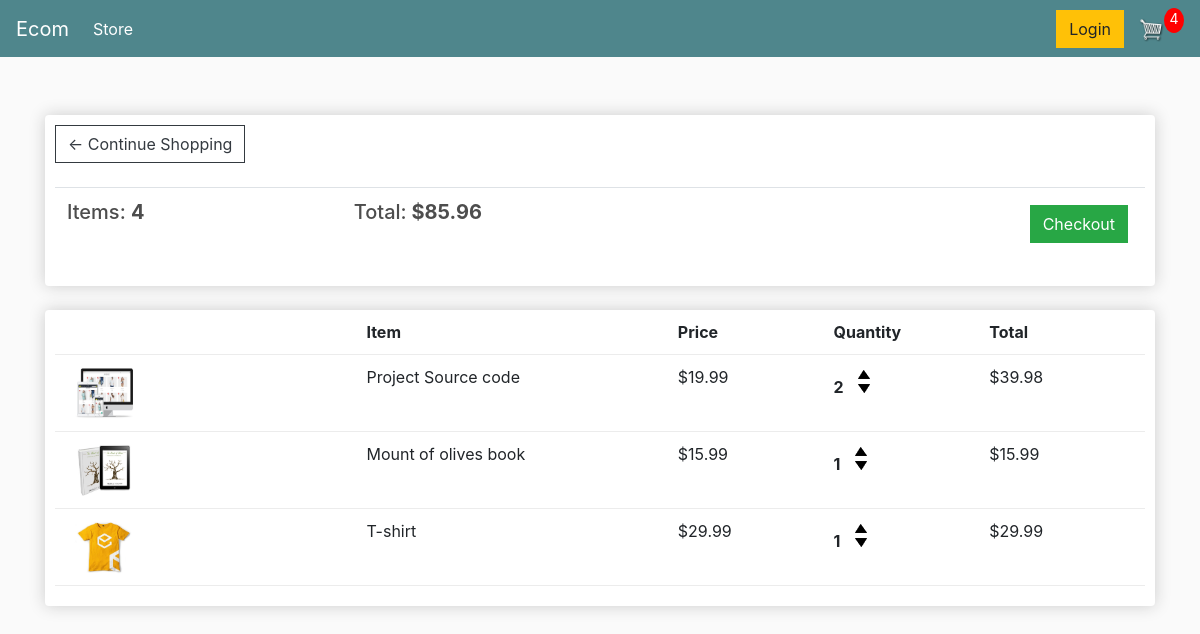
/cart/ (signed in), run on an earlier commit of the app's database.
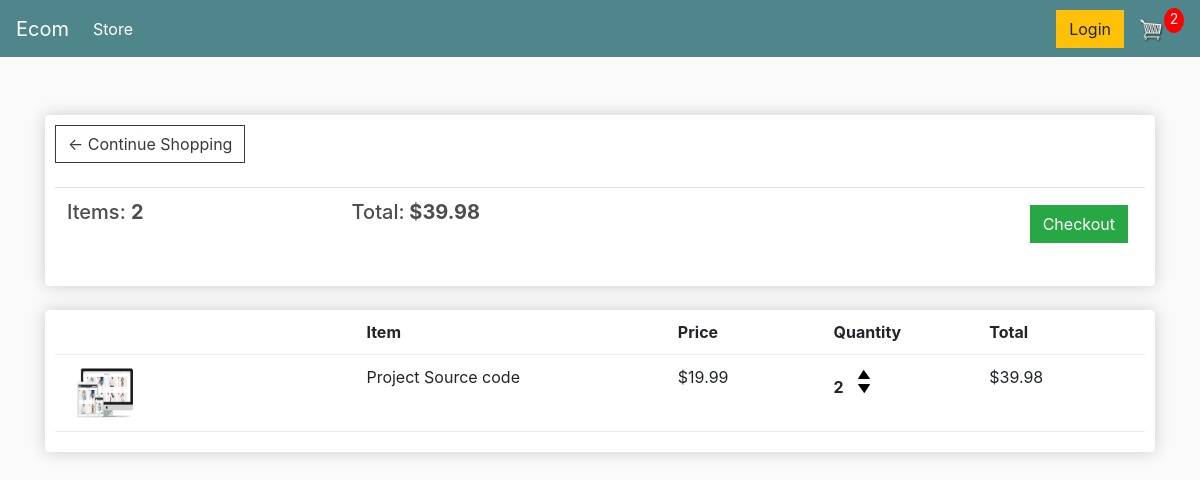
And on a later commit of the database.
### store/models.py (models this page shows, shortened)
class Order(models.Model):
	customer = models.ForeignKey(Customer, on_delete=models.SET_NULL, null=True, blank=True)
	date_ordered = models.DateTimeField(auto_now_add=True)
	complete = models.BooleanField(default=False)
	transaction_id = models.CharField(max_length=100, null=True)
	def __str__(self):
		return str(self.id)
	@property
	def get_cart_total(self):
		orderitems = self.orderitem_set.all()
		total = sum([item.get_total for item in orderitems])
		return total
	@property
	def get_cart_items(self):
		orderitems = self.orderitem_set.all()
		total = sum([item.quantity for item in orderitems])
		return total

class OrderItem(models.Model):
	product = models.ForeignKey(Product, on_delete=models.SET_NULL, null=True)
	order = models.ForeignKey(Order, on_delete=models.SET_NULL, null=True)
	quantity = models.IntegerField(default=0, null=True, blank=True)
	date_added = models.DateTimeField(auto_now_add=True)
	@property
	def get_total(self):
		total = self.product.price * self.quantity
		return total

class Product(models.Model):
	name = models.CharField(max_length=200)
	price = models.DecimalField(max_digits=7,decimal_places=2)
	digital = models.BooleanField(default=False,null=True, blank=True)
	image = models.ImageField(null=True, blank=True)
	@property
	def imageURL(self):
		try:
			url = self.image.url
		except:
			url = ''
		return url

### store/views.py (the view)
# urls.py: path('cart/', views.cart, name="cart"),
def cart(request):
	if request.user.is_authenticated:
		print('Fucking i am authenticated')
		customer = request.user.customer
		order, created = Order.objects.get_or_create(customer=customer, complete=False)
		print('Orders : ', order)
		items = order.orderitem_set.all()
		print('Items Ordered : ', items)
		cartItems = order.get_cart_items
	else:
		items = []
		order = {'get_cart_total':0, 'get_cart_items':0 , 'shipping':False}
		cartItems = order['get_cart_items']
	context = {'items':items, 'order':order , 'cartItems':cartItems}
	return render(request, 'store/cart.html', context)

### store/templates/store/cart.html
{% extends 'store/main.html' %}
{% load static%}
{% block content %}
<div class="row">
    <div class="col-lg-12">
        <div class="box-element">
            <a class="btn btn-outline-dark" href="{% url 'store' %}">&#x2190; Continue Shopping</a>
            <br>
            <br>
            <table class="table">
                <tr>
                    <th>
                        <h5>Items: <strong>{{order.get_cart_items}}</strong></h5>
                    </th>
                    <th>
                        <h5>Total:<strong> ${{order.get_cart_total|floatformat:2}}</strong></h5>
                    </th>
                    <th>
                        <a style="float:right; margin:5px;" class="btn btn-success"
                            href="{% url 'checkout' %}">Checkout</a>
                    </th>
                </tr>
            </table>
        </div>
        <br>
        <div class="box-element">
            <div class="cart-row">
                <div style="flex:2"></div>
                <div style="flex:2"><strong>Item</strong></div>
                <div style="flex:1"><strong>Price</strong></div>
                <div style="flex:1"><strong>Quantity</strong></div>
                <div style="flex:1"><strong>Total</strong></div>
            </div>
            {% for item in items %}
            <div class="cart-row">
                <div style="flex:2"><img class="row-image" src="{{item.product.imageURL}}"></div>
                <div style="flex:2"><p>{{item.product.name}}</p></div>
                <div style="flex:1"><p>${{item.product.price|floatformat:2}}</p></div>
                <div style="flex:1">
                    <p class="quantity">{{item.quantity}}</p>
                    <div class="quantity">
                        <img data-product="{{item.product.id}}" data-action="add" class="chg-quantity update-cart" src="{% static  'images/arrow-up.png' %}">
                        <img data-product="{{item.product.id}}" data-action="remove" class="chg-quantity update-cart" src="{% static  'images/arrow-down.png' %}">
                    </div>
                </div>
                <div style="flex:1">${{item.get_total}}</div>
            </div>
            {% endfor %}
        </div>
    </div>
</div>
{% endblock content %}

What changed in the data, as far as the page shows it:
removed OrderItem: product.imageURL (picture), product.name "Mount of olives book", product.price "15.99", quantity "1", get_total "15.99"
removed OrderItem: product.imageURL (picture), product.name "T-shirt", product.price "29.99", quantity "1", get_total "29.99"
computed for Order: get_cart_items "4" → "2"; get_cart_total "85.96" → "39.98"
Also different on the page:
{{ cartItems }}: "4" → "2"
